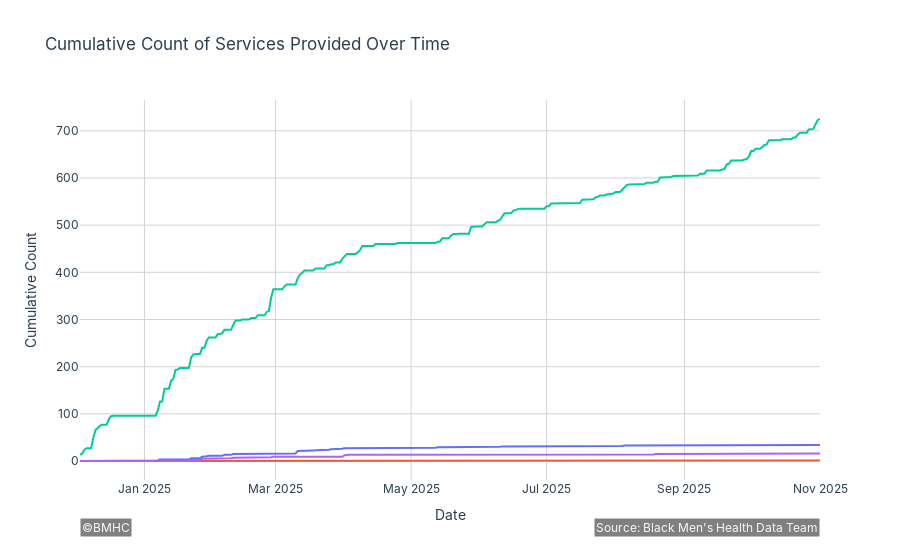

The notebook cell this image was saved under:
### Code cell
import re

query = """
SELECT [timestamp], services_provided
FROM client_satisfaction
"""
df = pd.read_sql(query, engine)

# Convert timestamp to datetime
df['timestamp'] = pd.to_datetime(df['timestamp'])

# Split services_provided into a list (handles commas not inside parentheses)
def split_services(s):
    if pd.isna(s):
        return []
    return [x.strip() for x in re.split(r',\s*(?![^()]*\))', s)]

df['service_list'] = df['services_provided'].apply(split_services)

# Explode so each service gets its own row
exploded = df.explode('service_list')
exploded = exploded[exploded['service_list'].notna() & (exploded['service_list'] != '')]

# Normalize timestamp to date (keeping as datetime)
exploded['date'] = exploded['timestamp'].dt.normalize()

daily_counts = exploded.groupby(['date', 'service_list']).size().reset_index(name='count')

# Create full range - NORMALIZE both min and max
full_dates = pd.date_range(
    df['timestamp'].min().normalize(), 
    df['timestamp'].max().normalize(), 
    freq='D'
)

services = exploded['service_list'].unique()
full_index = pd.MultiIndex.from_product([full_dates, services], names=['date', 'service_list'])

# Reindex
full_daily = daily_counts.set_index(['date', 'service_list']).reindex(full_index, fill_value=0).reset_index()
full_daily = full_daily.sort_values(['service_list', 'date'])
full_daily['cumulative_count'] = full_daily.groupby('service_list')['count'].cumsum()

# Plot
import plotly.graph_objects as go

fig = go.Figure()

unique_services = full_daily['service_list'].unique()

for service in unique_services:
    service_data = full_daily[full_daily['service_list'] == service]
    fig.add_trace(go.Scatter(
        x=service_data['date'],
        y=service_data['cumulative_count'],
        mode='lines',
        name=service
    ))

fig.update_layout(
    title='Cumulative Count of Services Provided Over Time',
    xaxis_title='Date',
    yaxis_title='Cumulative Count',
    showlegend=False
)
apply_plotly_style(fig)
fig.show()

### Figure 1 — Plotly figure (JSON) as saved in the notebook; plotly's stock layout.template omitted (floating-point values rounded to 4 significant figures; data arrays with more than 128 entries replaced by an {"elided": "..."} marker saying what was removed)
{"data": [{"mode": "lines", "name": "Mental Health (screenings, therapy, workshops, medication management, support groups)", "type": "scatter", "x": {"elided": "334 str values"}, "y": {"elided": "334 int values"}}, {"mode": "lines", "name": "Opportunities with BMHC (intern/extern/volunteer, research & data analysis, publishing, brand ambassador)", "type": "scatter", "x": {"elided": "334 str values"}, "y": {"elided": "334 int values"}}, {"mode": "lines", "name": "Physical Health (check-ups, screenings, dental, speciality care, fitness, pharmaceutical, immunizations)", "type": "scatter", "x": {"elided": "334 str values"}, "y": {"elided": "334 int values"}}, {"mode": "lines", "name": "Social Support Services ( transportation, food access, financial literacy, nutrition, job placement, housing)", "type": "scatter", "x": {"elided": "334 str values"}, "y": {"elided": "334 int values"}}], "layout": {"annotations": [{"bgcolor": "gray", "font": {"color": "#f8f8f8", "size": 12}, "showarrow": false, "text": "©BMHC", "x": 0, "xanchor": "left", "xref": "paper", "y": -0.15, "yref": "paper"}, {"bgcolor": "gray", "font": {"color": "#f8f8f8", "size": 12}, "showarrow": false, "text": "Source: Black Men's Health Data Team", "x": 1, "xanchor": "right", "xref": "paper", "y": -0.15, "yref": "paper"}], "font": {"color": "#2c3e50", "family": "Inter"}, "paper_bgcolor": "white", "plot_bgcolor": "rgba(0,0,0,0)", "showlegend": false, "title": {"text": "Cumulative Count of Services Provided Over Time"}, "xaxis": {"gridcolor": "#d3d3d3", "gridwidth": 1, "showgrid": true, "title": {"text": "Date"}}, "yaxis": {"gridcolor": "#d3d3d3", "gridwidth": 1, "showgrid": true, "title": {"text": "Cumulative Count"}}}}
